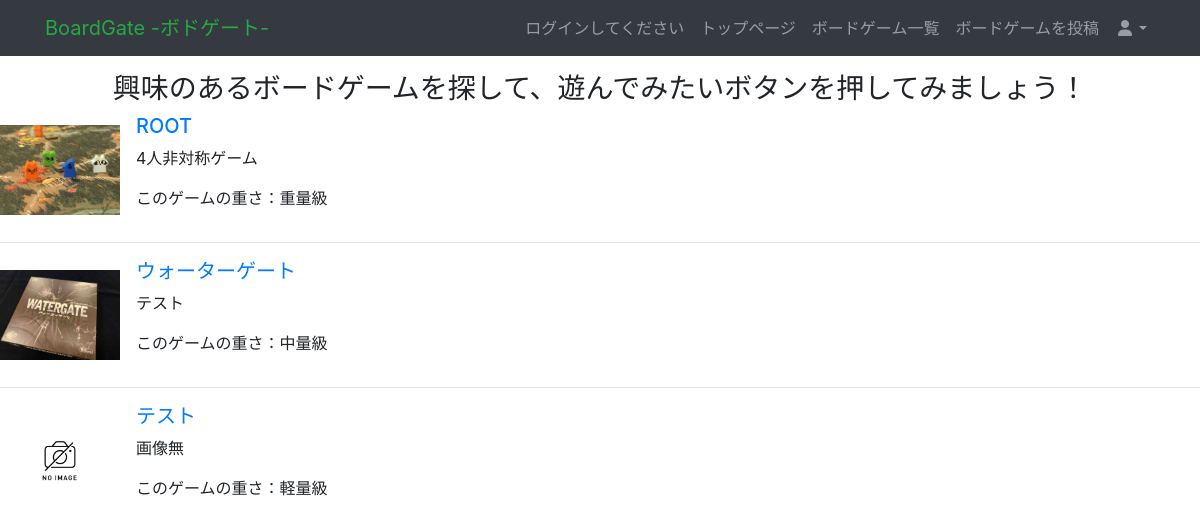
Page /list/ on the committed database.
### bgame/models.py (models this page shows, shortened)
class Bgame(models.Model):
    title = models.CharField(verbose_name="タイトル", max_length=50)
    content = models.TextField(verbose_name="ゲーム概要")
    descrption = models.TextField(verbose_name="説明", blank=True, default="")
    weight = models.CharField(verbose_name="重さ", max_length=50, choices=WEIGHT, null=True, blank=True)
    want_play = models.ManyToManyField(User, through="WantPlay", through_fields=("bgame", "user"), related_name="wantplays")
    interest = models.ManyToManyField(User, through="Interest", through_fields=("bgame", "user"), related_name="interests")
    image = models.ImageField(verbose_name="画像", blank=True, null=True, default=None)
    min_play = models.IntegerField(verbose_name="最低プレイ人数", default=2)
    class Meta:
        verbose_name = "ボードゲーム"
        verbose_name_plural = "ボードゲーム"

### bgame/views.py (the view)
# urls.py: path('list/', ListView.as_view(), name='list'),
class ListView(ListView):
    template_name = 'bgame/list.html'
    model = Bgame
    def get_queryset(self):
        qs = Bgame.objects.all()
        keyword = self.request.GET.get("q")
        if keyword:
            qs = qs.filter(title__contains=keyword)
        return qs

### templates/bgame/list.html
{% extends 'base.html' %}
{% load static %}
{% block content %}
<div class="text-center mt-3">
    <h3>興味のあるボードゲームを探して、遊んでみたいボタンを押してみましょう！</h3>
</div>
{% for item in object_list %}
<div class="media">
    {% if item.image %}
        <img src="{{ item.image.url }}"
            class="align-self-center mr-3" alt="..." width="120">
    {% else %}
        <img src="{% static 'noimage.png' %}"
            class="align-self-center mr-3" alt="..." width="120">
    {% endif %}
    <div class="media-body">
        <h5 class="mt-0"><a href="{% url 'bgame:detail' item.pk %}">{{ item.title }}</a></h5>
        <p class="mt-0">{{ item.content }}</p>
        <p class="mt-0">このゲームの重さ：{{ item.weight }}</p>
    </div>
</div>
{% if not forloop.last %}
    <hr>
{% endif %}
{% endfor %}
{% endblock content %}

### assets/css/small-business.css (style rules this page uses)
body { padding-top: 56px; }

### rows in the picture
Bgame: image (picture), title "ROOT", content "4人非対称ゲーム", weight "重量級"
Bgame: image (picture), title "ウォーターゲート", content "テスト", weight "中量級"
Bgame: title "テスト", content "画像無", weight "軽量級"
